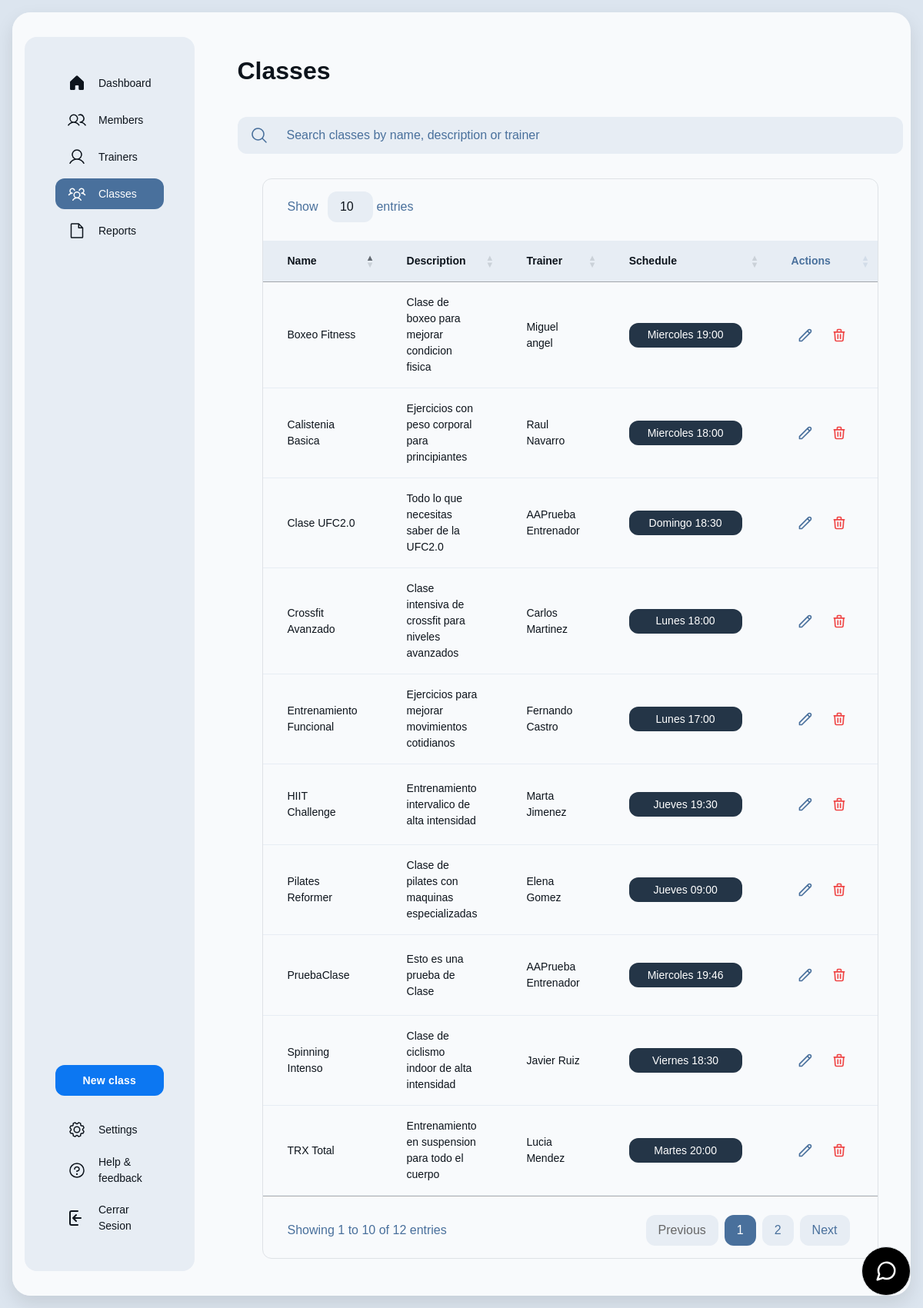
The app's page /index.php?controlador=clases&action=home (signed in) with its own data.
### tables this page shows
CREATE TABLE `clases` (
  `id` int(11) NOT NULL,
  `nombre` varchar(100) DEFAULT NULL,
  `descripcion` text DEFAULT NULL,
  `entrenador_id` int(11) DEFAULT NULL
);

CREATE TABLE `entrenadores` (
  `id` int(11) NOT NULL,
  `nombre` varchar(100) DEFAULT NULL,
  `especialidad` varchar(100) DEFAULT NULL,
  `telefono` varchar(15) DEFAULT NULL,
  `email` varchar(100) DEFAULT NULL
);

CREATE TABLE `horarios` (
  `id` int(11) NOT NULL,
  `clase_id` int(11) DEFAULT NULL,
  `dia_semana` enum('Lunes','Martes','Miercoles','Jueves','Viernes','Sabado','Domingo') DEFAULT NULL,
  `hora_inicio` time DEFAULT NULL,
  `hora_fin` time DEFAULT NULL
);

### model/conectar.php (called while the page is built)
<?php
class Conectar{
    public static function conexion(){
        try {
            $conexion=new mysqli("localhost","root","","gimnasio_db");
            $conexion->set_charset("utf8mb4");
        } catch (Exception $e) {
            die('Error:'.$e->getMessage());
        }
        return $conexion;
    }
}
?>

### model/clases_model.php (called while the page is built, shortened)
<?php
require_once 'conectar.php';
class ClasesModel {
    private $conexion;
    public function __construct() {
        $this->conexion = Conectar::conexion();
    }
    public function getClases() {
        $query = "SELECT c.*, e.nombre as nombre_entrenador, h.dia_semana, h.hora_inicio, h.hora_fin
                 FROM clases c
                 LEFT JOIN entrenadores e ON c.entrenador_id = e.id
                 LEFT JOIN horarios h ON c.id = h.clase_id";
        $resultado = $this->conexion->query($query);
        return $resultado;
    }
}
?>

### controller/front_controller.php (called while the page is built, shortened)
<?php
$action = !empty($_GET['action']) ? $_GET['action'] : DEFAULT_ACTION;
$action();

### controller/clases_controller.php (the view, shortened to what this page needs)
<?php
function home(){
    require_once("model/clases_model.php");
    $clases = new ClasesModel();
    $resultado = $clases->getClases();
    $html = '';
    while($row = $resultado->fetch_assoc()) {
        $html .= '<tr class="border-t border-t-[#344c65]">';
        $html .= '<td class="table-53b9ae36-f9b1-418a-aa1b-d77389b436cd-column-120 h-[72px] px-4 py-2 w-[400px] text-white text-sm font-normal leading-normal">' . $row['nombre'] . '</td>';
        $html .= '<td class="table-53b9ae36-f9b1-418a-aa1b-d77389b436cd-column-240 h-[72px] px-4 py-2 w-[400px] text-[#93adc8] text-sm font-normal leading-normal">' . $row['descripcion'] . '</td>';
        $html .= '<td class="table-53b9ae36-f9b1-418a-aa1b-d77389b436cd-column-360 h-[72px] px-4 py-2 w-[400px] text-[#93adc8] text-sm font-normal leading-normal">' . $row['nombre_entrenador'] . '</td>';
        $html .= '<td class="table-53b9ae36-f9b1-418a-aa1b-d77389b436cd-column-480 h-[72px] px-4 py-2 w-60 text-sm font-normal leading-normal">';
        $html .= '<button class="flex min-w-[84px] max-w-[480px] cursor-pointer items-center justify-center overflow-hidden rounded-xl h-8 px-4 bg-[#243547] text-white text-sm font-medium leading-normal w-full">';
        $html .= '<span class="truncate">' . $row['dia_semana'] . ' ' . date('H:i', strtotime($row['hora_inicio'])) . '</span>';
        $html .= '</button>';
        $html .= '</td>';
        $html .= '<td class="table-53b9ae36-f9b1-418a-aa1b-d77389b436cd-column-600 h-[72px] px-4 py-2 w-60 text-[#93adc8] text-sm font-bold leading-normal tracking-[0.015em]">';
        $html .= '<div class="flex gap-2">';
        $html .= '<button onclick="showEditModal(' . $row['id'] . ')" class="edit-class-btn cursor-pointer" data-id="' . $row['id'] . '"><svg xmlns="http://www.w3.org/2000/svg" fill="none" viewBox="0 0 24 24" stroke="currentColor"><path stroke-linecap="round" stroke-linejoin="round" stroke-width="2" d="M15.232 5.232l3.536 3.536m-2.036-5.036a2.5 2.5 0 113.536 3.536L6.5 21.036H3v-3.572L16.732 3.732z" /></svg></button>';
        $html .= '<button onclick="confirmarBorrado(' . $row['id'] . ')" class="text-red-500 hover:text-red-700"><svg xmlns="http://www.w3.org/2000/svg" fill="none" viewBox="0 0 24 24" stroke="currentColor"><path stroke-linecap="round" stroke-linejoin="round" stroke-width="2" d="M19 7l-.867 12.142A2 2 0 0116.138 21H7.862a2 2 0 01-1.995-1.858L5 7m5 4v6m4-6v6m1-10V4a1 1 0 00-1-1h-4a1 1 0 00-1 1v3M4 7h16" /></svg></button>';
        $html .= '</div>';
        $html .= '</td>';
        $html .= '</tr>';
    }
    require_once("view/clases_view.php");
}
?>

### assets/css/headercss.css (style rules this page uses)
html, body { margin: 0; padding: 0; box-sizing: border-box; }
* { font-family: 'Sora', sans-serif; }

### assets/css/landingPage.css (style rules this page uses)
body { font-family: 'sora', 'Noto Sans', sans-serif !important; color: #ffffff !important; }

### view/clases_view.php (style rules this page uses)
body { background-color: #dce5ef; }
#classesTable td { color: #0d141c !important; }
#classesTable td, #classesTable th { padding: 1rem 2rem !important; }
#classesTable tbody tr { border-bottom: 2px solid #e7edf4 !important; }
#classesTable tbody tr:last-child { border-bottom: none !important; }
#classesTable td { border-bottom: 1px solid #e7edf4 !important; }
#classesTable td:last-child { border-right: none !important; }
.edit-class-btn svg, .text-red-500 svg { width: 20px; height: 20px; stroke: currentColor; }
.edit-class-btn { color: #49709c; padding: 0.5rem; border-radius: 0.5rem; transition: all 0.2s; }
.text-red-500 { padding: 0.5rem; border-radius: 0.5rem; transition: all 0.2s; }

### records on screen
clases: nombre "Crossfit Avanzado", descripcion "Clase intensiva de crossfit para niveles avanzados", entrenador.nombre "Carlos Martinez", horarios.dia_semana "Lunes", horarios.hora_inicio "18:00"
clases: nombre "Boxeo Fitness", descripcion "Clase de boxeo para mejorar condicion fisica", entrenador.nombre "Miguel angel", horarios.dia_semana "Miercoles", horarios.hora_inicio "19:00"
clases: nombre "Pilates Reformer", descripcion "Clase de pilates con maquinas especializadas", entrenador.nombre "Elena Gomez", horarios.dia_semana "Jueves", horarios.hora_inicio "09:00"
clases: nombre "Spinning Intenso", descripcion "Clase de ciclismo indoor de alta intensidad", entrenador.nombre "Javier Ruiz", horarios.dia_semana "Viernes", horarios.hora_inicio "18:30"
clases: nombre "Entrenamiento Funcional", descripcion "Ejercicios para mejorar movimientos cotidianos", entrenador.nombre "Fernando Castro", horarios.dia_semana "Lunes", horarios.hora_inicio "17:00"
clases: nombre "TRX Total", descripcion "Entrenamiento en suspension para todo el cuerpo", entrenador.nombre "Lucia Mendez", horarios.dia_semana "Martes", horarios.hora_inicio "20:00"
clases: nombre "Calistenia Basica", descripcion "Ejercicios con peso corporal para principiantes", entrenador.nombre "Raul Navarro", horarios.dia_semana "Miercoles", horarios.hora_inicio "18:00"
clases: nombre "HIIT Challenge", descripcion "Entrenamiento intervalico de alta intensidad", entrenador.nombre "Marta Jimenez", horarios.dia_semana "Jueves", horarios.hora_inicio "19:30"
clases: nombre "Clase UFC2.0", descripcion "Todo lo que necesitas saber de la UFC2.0", entrenador.nombre "AAPrueba Entrenador", horarios.dia_semana "Domingo", horarios.hora_inicio "18:30"
clases: nombre "PruebaClase", descripcion "Esto es una prueba de Clase", entrenador.nombre "AAPrueba Entrenador", horarios.dia_semana "Miercoles", horarios.hora_inicio "19:46"
